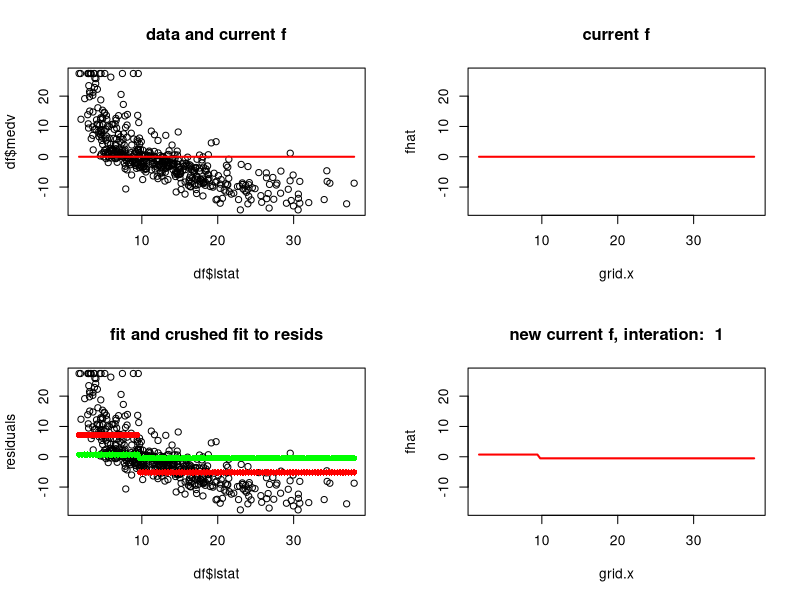
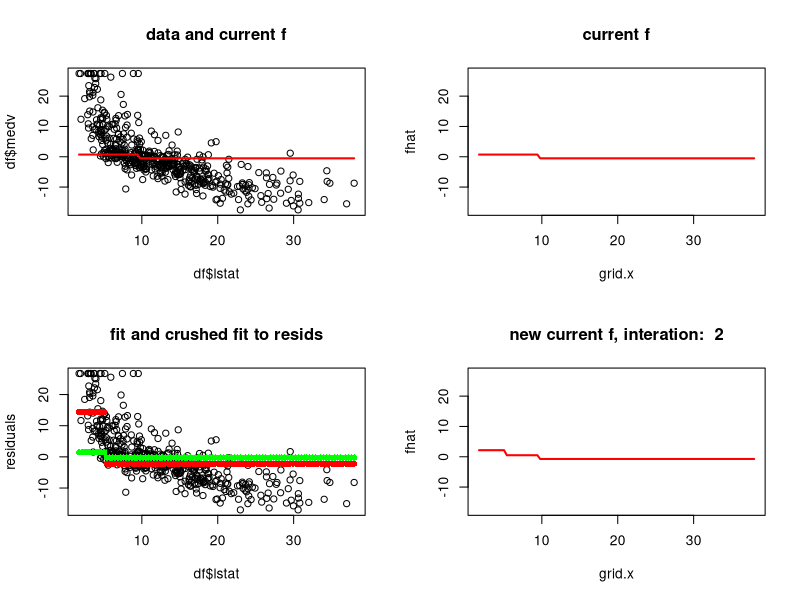
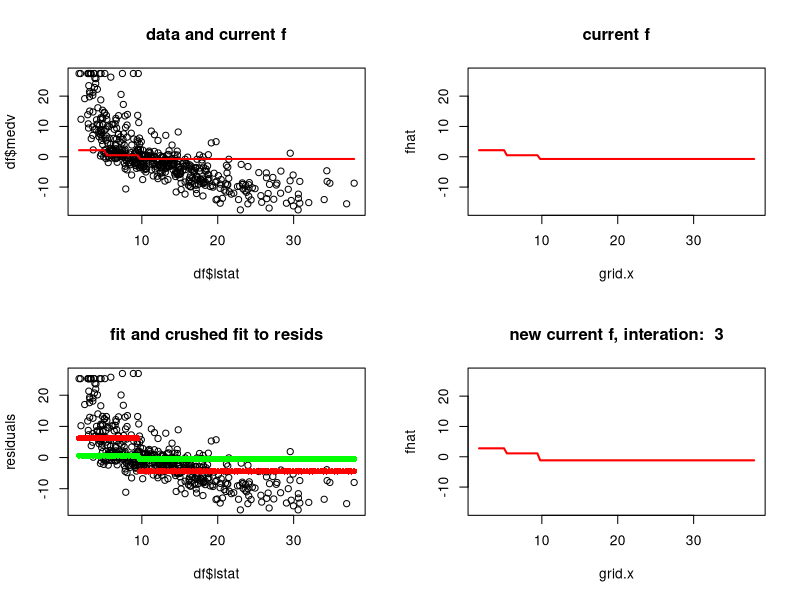
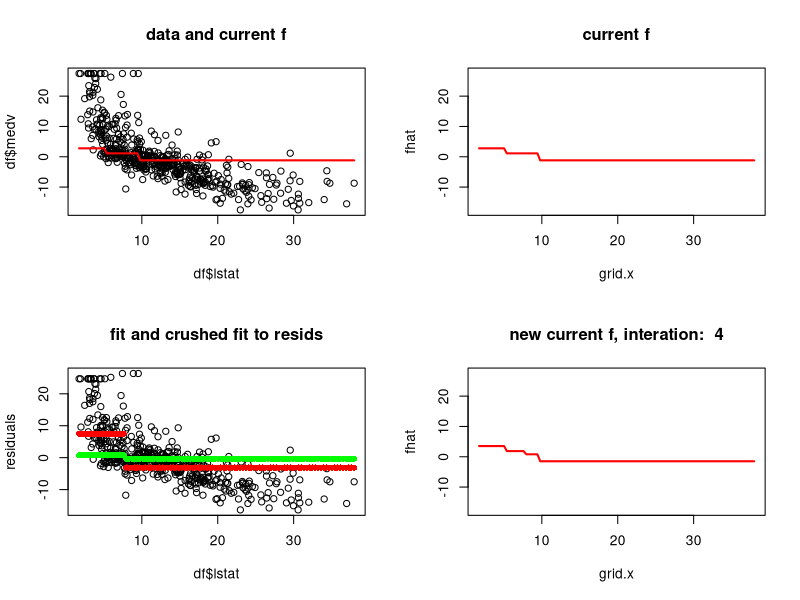
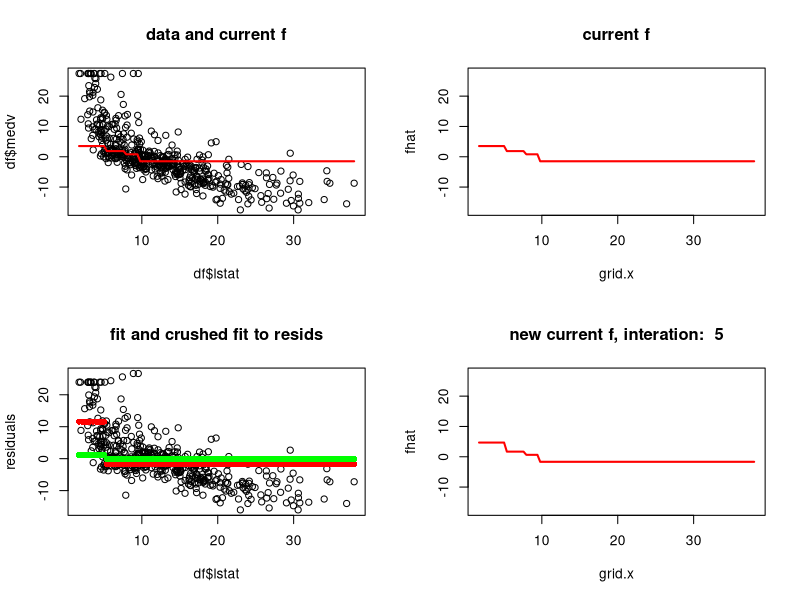
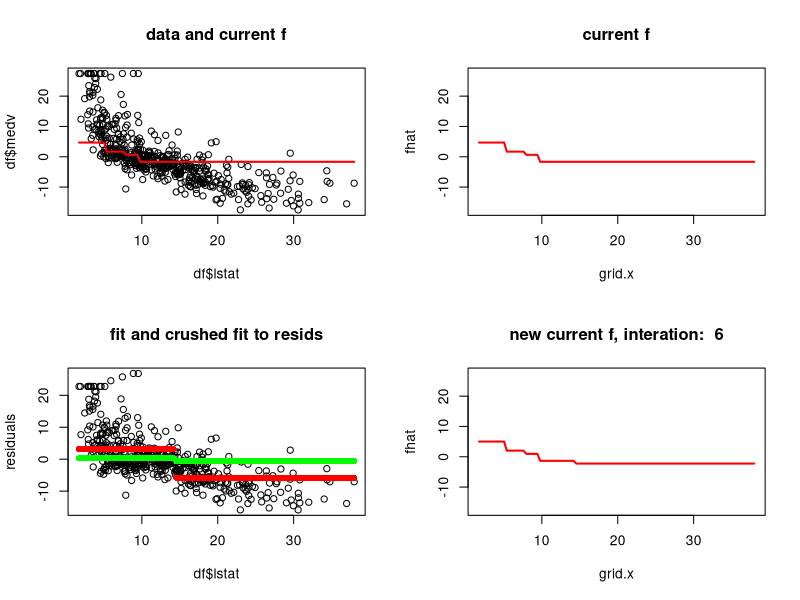
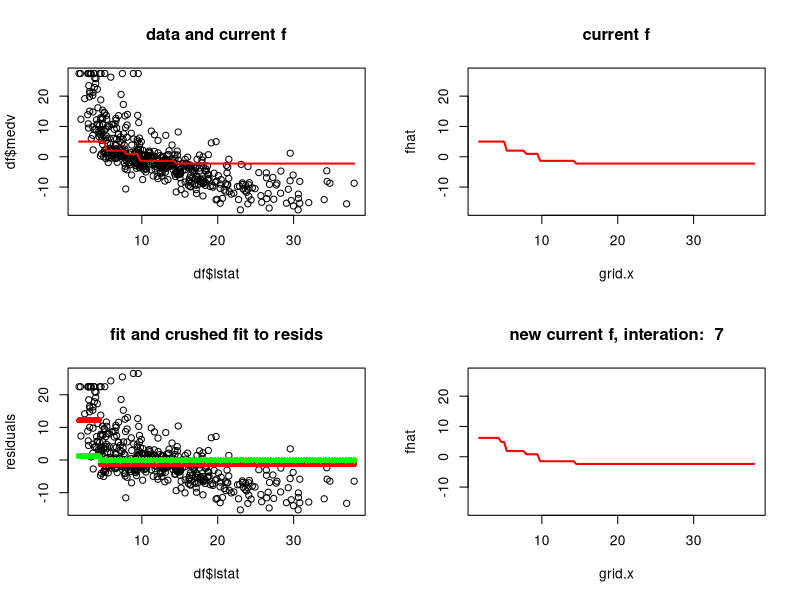
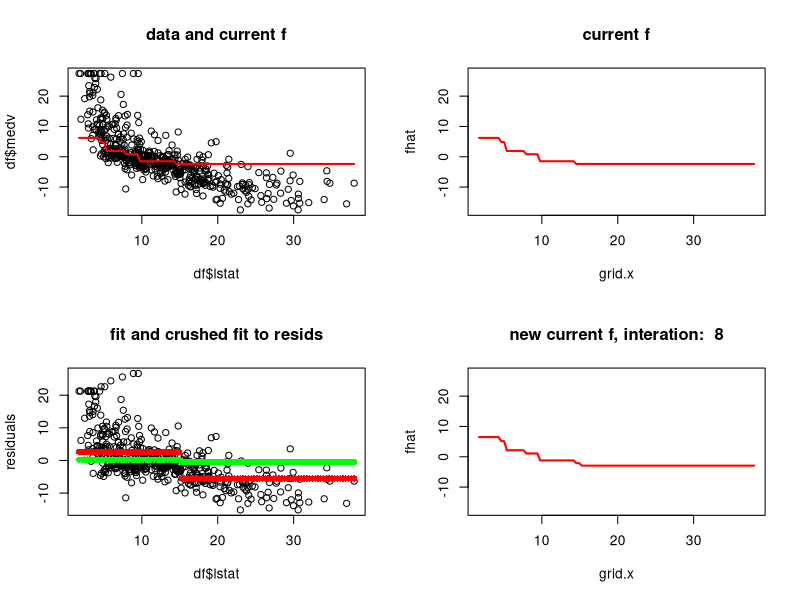

The R script that drew these images, in order:
########################################
### get libraries
library(MASS)
library(rpart)

########################################
### get data
df = Boston
df$medv = df$medv - mean(df$medv)
n = length(df$lstat)

########################################
### maintain function on a grid of values
NUM_GRID = 100  # number of points on which we evaluate the fit
range.x = range(df$lstat)
grid.x = seq(range.x[1], range.x[2], length.out = NUM_GRID)

#give the fv such tne new.x is closest to x
myPredict = function(x, fv, new.x) {
  fv[which.min(sapply(x, function(z)
    sqrt(sum((
      z - new.x
    ) ^ 2))))]
}

########################################
### boosting params
MAX_DEPTH = 1 #fit stumps
MAX_B = 50 #number of boosting iterations
lambda = 0.1

########################################
###initialize f and r
fhat = rep(0, NUM_GRID)
residuals = df$medv

########################################
### boosting loop
sleeptime = .4 #time to wait before drawing a new plot
Bcut = 10 # number of iterations to advance by hitting return, after that us sleeptime
par(mfrow = c(2, 2))
fmat = matrix(0.0, NUM_GRID, MAX_B)
fmat[, 1] = fhat

for (B in seq(1, MAX_B - 1)) {
  if (B %% 1 == 0)
    print(paste("Iteration ==> ", B, sep = ""))
  
  # plot points and current fit
  plot(df$lstat, df$medv)
  points(
    grid.x,
    fhat,
    cex = 1,
    col = "red",
    type = "l",
    lwd = 2
  )
  title(main = "data and current f")
  
  # plot the current fit
  plot(
    grid.x,
    fhat,
    cex = 1,
    col = "red",
    ylim = range(df$medv),
    type = "l",
    lwd = 2
  )
  title(main = "current f")
  
  # plot residuals, with fit and crushed fit
  plot(df$lstat, residuals, col = "black")
  title(main = "fit and crushed fit to resids")
  
  # fit residuals
  tmp.tr = rpart(
    res ~ lstat,
    data.frame(res = residuals, lstat = df$lstat),
    control = rpart.control(maxdepth = MAX_DEPTH)
  )
  # plot fit and crushed fit
  for (cx in grid.x) {
    py = predict(tmp.tr, data.frame(lstat = cx))
    points(cx, py, col = "red", pch = 16)
    points(cx, lambda * py, col = "green", pch = 16)
  }
  
  # update fit
  for (i in 1:NUM_GRID) {
    py = predict(tmp.tr, data.frame(lstat = grid.x[i]))
    fhat[i] = fhat[i] + lambda * py
  }
  fmat[, B + 1] = fhat
  
  # update residuals
  for (i in 1:n) {
    residuals[i] = df$medv[i] - myPredict(grid.x, fhat, df$lstat[i])
  }
  
  # plot the new current fit
  # if (B < Bcut) {
  #   readline("update f?")
  # } else {
  #   Sys.sleep(sleeptime)
  # }
  # 
  plot(
    grid.x,
    fhat,
    cex = 1,
    col = "red",
    ylim = range(df$medv),
    type = "l",
    lwd = 2
  )
  title(main = paste("new current f, interation: ", B))
  
  
  if (B < Bcut) {
    readline("update f?")
  } else {
    Sys.sleep(sleeptime)
  }
}

########################################
###plot function iterations
par(mfrow = c(1, 1))
sleeptime = .3
for (i in 1:ncol(fmat)) {
  plot(df$lstat, df$medv, pch = ".", col = "blue")
  lines(grid.x, fmat[, i], col = "red", lwd = 2)
  Sys.sleep(sleeptime)
}
